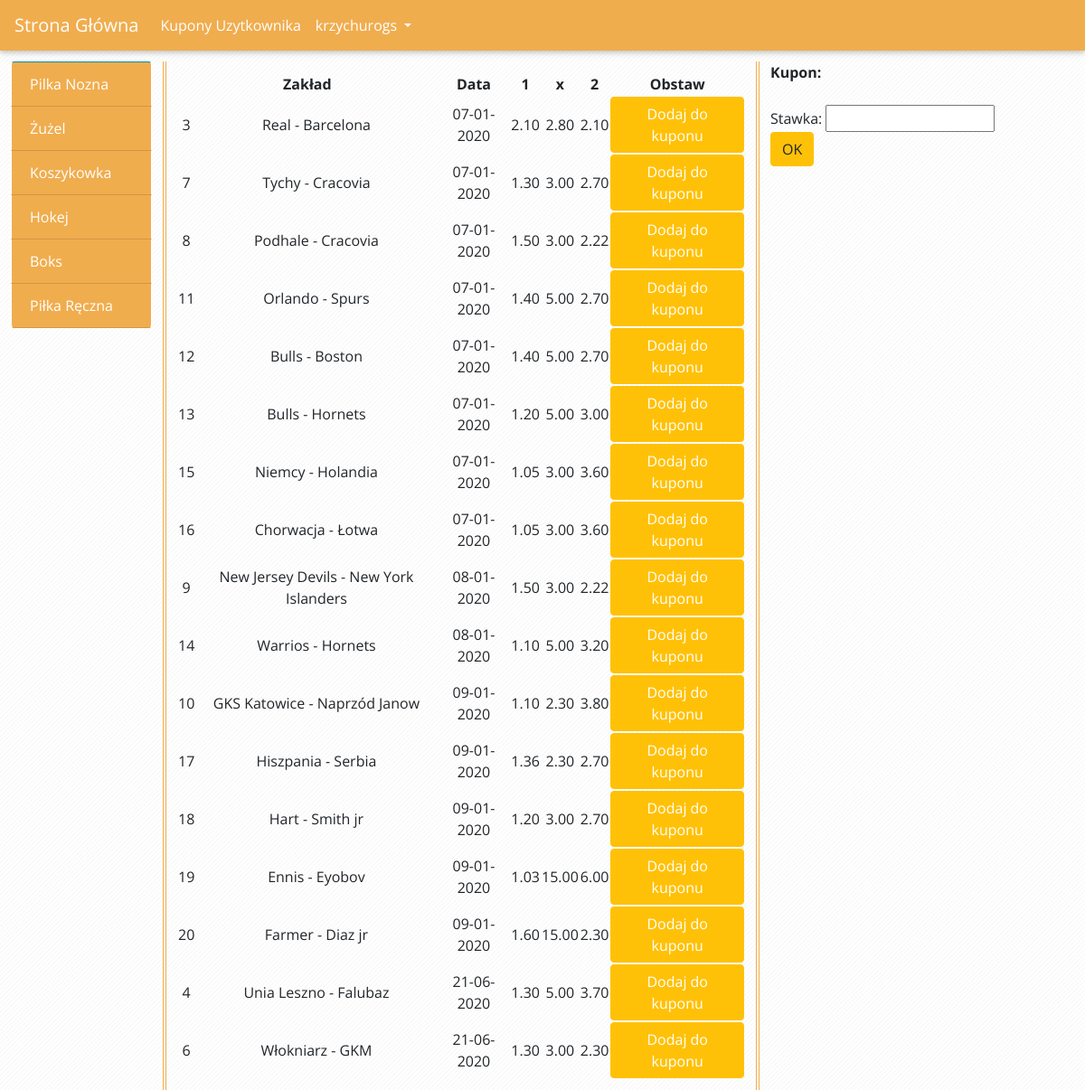
Page / (signed in) on the committed database.
### account/models.py (models this page shows, shortened)
class User(AbstractUser):
	is_customer=models.BooleanField(default=False)

### bets/models.py (models this page shows, shortened)
class Bet(models.Model):
	bet_id=models.AutoField(primary_key=True)
	category=models.CharField(max_length=30)
	teama=models.CharField(max_length=50)
	teamb=models.CharField(max_length=50)
	oddsa=models.DecimalField(max_digits=8, decimal_places=2,default=1)
	oddsx=models.DecimalField(max_digits=8, decimal_places=2,default=1)
	oddsb=models.DecimalField(max_digits=8, decimal_places=2,default=1)
	game_date=models.DateField(verbose_name="game_date")
	finalscore=models.CharField(max_length=50,default="0",blank=True, null=True)

### bets/views.py (the view)
# urls.py: path('', show_bets_view,name="home"),
@login_required(login_url='/login')
def show_bets_view(request):
	context={}
	context['bets']=Bet.objects.filter(finalscore="0").order_by('game_date')
	currentuser=request.user
	carti=Cart.objects.filter(user=currentuser)
	cartitems=carti[0].bets.all()
	context['cart']=cartitems
	return render(request,"bets/betslist.html",context)

### bets/templates/bets/betslist.html (shortened to what this page needs)
{% extends 'base.html' %}
{%block content%}
<head>
	{% load static %}
	<link rel="stylesheet" type="text/css" href="{% static "style.css" %}">
	<link rel="stylesheet" type="text/css" href="{% static "bootstrap/css/bootstrap.min.css" %}">
</head>
<div class="cats">
<div class="list-group list-group-mine">
<a href="{% url 'category' 11 %}" class="list-group-item" style="background-color:#f0ad4e;">Pilka Nozna</a>
<a href="{% url 'category' 12 %}" class="list-group-item" style="background-color:#f0ad4e;">Żużel</a>
<a href="{% url 'category' 13 %}" class="list-group-item"style="background-color:#f0ad4e;">Koszykowka</a>
<a href="{% url 'category' 14 %}" class="list-group-item"style="background-color:#f0ad4e;">Hokej</a>
<a href="{% url 'category' 15 %}" class="list-group-item"style="background-color:#f0ad4e;">Boks</a>
<a href="{% url 'category' 16 %}" class="list-group-item"style="background-color:#f0ad4e;">Piłka Ręczna</a>
</div>
</div>
<div class="main">
	<table>
		<tr>
			<th colspan="2">
				Zakład
			</th>
			<th>
				Data
			</th>
			<th>
				1
			</th>
			<th>
				x
			</th>
			<th>
				2
			</th>
			<th>
				Obstaw
			</th>
		</tr>
	{% for bet in bets %}
		<tr>
		<td>{{bet.bet_id}}</td><td> {{bet.teama}} - {{bet.teamb}}</td><td> {{bet.game_date|date:"d-m-Y"}}</td><td> {{bet.oddsa}}</td><td> {{bet.oddsx}}</td><td> {{bet.oddsb}}</td> </td>
		<td><a href="{% url 'add_to_cart' bet.bet_id %}" class="btn btn-warning">Dodaj do kuponu</a></td>
		</tr>
	{% endfor %}
	</table>
</div>
<div class="ticket">
	<b>Kupon:</b><br>
		<form id="couponForm" action="{%url 'addcoupon' %}" method="post">
				<br>
				Stawka: <input id="stake" type="number" step="any" name="stake" ><br>
				 <input class="btn btn-warning" type="submit" value="OK">
		</form>
</div>
    <br>
{%endblock content%}

### templates/base.html (shortened to what this page needs)
<!DOCTYPE html>
<html>
<head>
{% load static %}
	<link rel="stylesheet" type="text/css" href="{% static "style.css" %}">
	<link rel="stylesheet" type="text/css" href="{% static "bootstrap/css/bootstrap.min.css" %}">
</head>
<body>
		<div class="header">
	<nav class="navbar navbar-expand-sm ">
  <a class="navbar-brand" href="{% url 'home' %}">Strona Główna</a>
  <ul class="navbar-nav">
    <li class="nav-item">
      <a class="nav-link" href="{% url 'coupons' %}">Kupony Uzytkownika</a>
    </li>
    <li class="nav-item dropdown">
      <a class="nav-link dropdown-toggle" href="#" id="navbardrop" data-toggle="dropdown">
        {{request.user.username}}
      </a>
    </li>
  </ul>
</nav>
	</div>
	 {% block content %}
   {% endblock %}
</body>
</html>

### static/style.css (style rules this page uses)
.header { box-shadow: 0 2px 5px 0 rgba(0,0,0,0.16), 0 2px 10px 0 rgba(0,0,0,0.12); background: #f0ad4e; color: #fff!important; }
.main { margin-top: 1%; border-left: 4px double #f0ad4e; border-right: 4px double #f0ad4e; width: 55%; float: left; padding: 1%; }
.ticket { width: 30%; float: left; vertical-align: top; padding: 1%; }
.cats { width: 15%; float: left; vertical-align: top; padding: 1%; }
table { width: 100%; }
th { text-align: center!important; }
td { text-align: center!important; }
.list-group-mine .list-group-item { background-color: #000000; border-top: 1px solid #0091b5; border-left-color: #fff; border-right-color: #fff; }
a { color: #fff!important; }
body { background-image: url("images/background.png"); font-family: 'Open Sans', sans-serif!important; }
.form-control, .btn { min-height: 38px; border-radius: 2px; }
.btn { font-size: 15px; font-weight: bold; }

### rows in the picture
User: user.username "krzychurogs"
Bet: bet_id "3", teama "Real", teamb "Barcelona", game_date "07-01-2020", oddsa "2.10", oddsx "2.80", oddsb "2.10"
Bet: bet_id "7", teama "Tychy", teamb "Cracovia", game_date "07-01-2020", oddsa "1.30", oddsx "3.00", oddsb "2.70"
Bet: bet_id "8", teama "Podhale", teamb "Cracovia", game_date "07-01-2020", oddsa "1.50", oddsx "3.00", oddsb "2.22"
Bet: bet_id "11", teama "Orlando", teamb "Spurs", game_date "07-01-2020", oddsa "1.40", oddsx "5.00", oddsb "2.70"
Bet: bet_id "12", teama "Bulls", teamb "Boston", game_date "07-01-2020", oddsa "1.40", oddsx "5.00", oddsb "2.70"
Bet: bet_id "13", teama "Bulls", teamb "Hornets", game_date "07-01-2020", oddsa "1.20", oddsx "5.00", oddsb "3.00"
Bet: bet_id "15", teama "Niemcy", teamb "Holandia", game_date "07-01-2020", oddsa "1.05", oddsx "3.00", oddsb "3.60"
Bet: bet_id "16", teama "Chorwacja", teamb "Łotwa", game_date "07-01-2020", oddsa "1.05", oddsx "3.00", oddsb "3.60"
Bet: bet_id "9", teama "New Jersey Devils", teamb "New York Islanders", game_date "08-01-2020", oddsa "1.50", oddsx "3.00", oddsb "2.22"
Bet: bet_id "14", teama "Warrios", teamb "Hornets", game_date "08-01-2020", oddsa "1.10", oddsx "5.00", oddsb "3.20"
Bet: bet_id "10", teama "GKS Katowice", teamb "Naprzód Janow", game_date "09-01-2020", oddsa "1.10", oddsx "2.30", oddsb "3.80"
Bet: bet_id "17", teama "Hiszpania", teamb "Serbia", game_date "09-01-2020", oddsa "1.36", oddsx "2.30", oddsb "2.70"
Bet: bet_id "18", teama "Hart", teamb "Smith jr", game_date "09-01-2020", oddsa "1.20", oddsx "3.00", oddsb "2.70"
Bet: bet_id "19", teama "Ennis", teamb "Eyobov", game_date "09-01-2020", oddsa "1.03", oddsx "15.00", oddsb "6.00"
Bet: bet_id "20", teama "Farmer", teamb "Diaz jr", game_date "09-01-2020", oddsa "1.60", oddsx "15.00", oddsb "2.30"
Bet: bet_id "4", teama "Unia Leszno", teamb "Falubaz", game_date "21-06-2020", oddsa "1.30", oddsx "5.00", oddsb "3.70"
Bet: bet_id "6", teama "Włokniarz", teamb "GKM", game_date "21-06-2020", oddsa "1.30", oddsx "3.00", oddsb "2.30"
